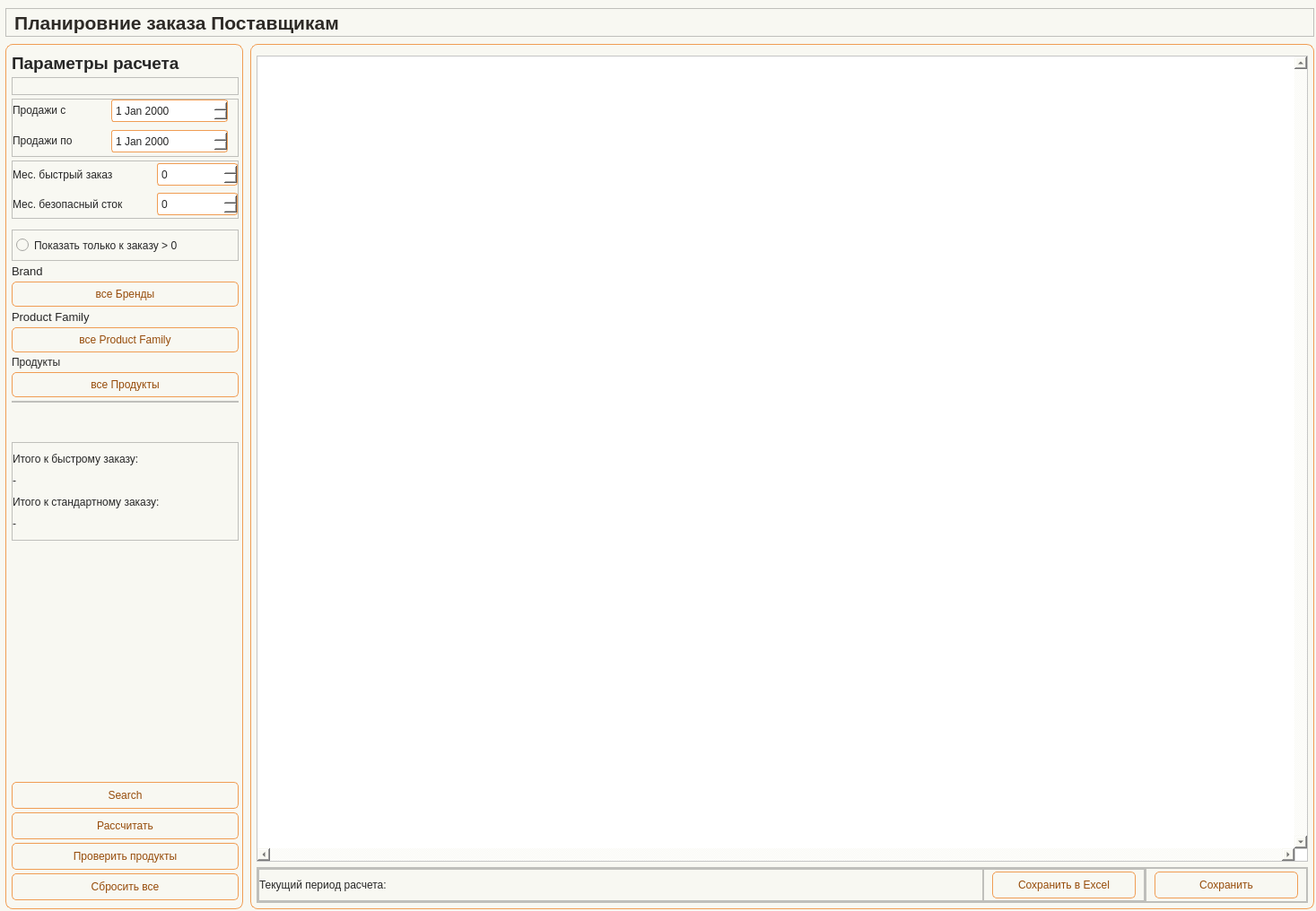
<?xml version="1.0" encoding="UTF-8"?>
<ui version="4.0">
 <class>Form</class>
 <widget class="QWidget" name="Form">
  <property name="geometry">
   <rect>
    <x>0</x>
    <y>0</y>
    <width>1467</width>
    <height>1016</height>
   </rect>
  </property>
  <property name="minimumSize">
   <size>
    <width>930</width>
    <height>650</height>
   </size>
  </property>
  <property name="windowTitle">
   <string>Form</string>
  </property>
  <property name="styleSheet">
   <string notr="true">/* ===== BASE PREVIEW STYLE FOR DESIGNER ===== */

QWidget {
    background-color: #f8f8f2;
    color: #262626;
    font: 10pt &quot;Tahoma&quot;;
}

#Title_label {
    font: 16pt &quot;Tahoma&quot;;
    font-weight: 700;
    color: #2D2A26;
}

QLabel#label_filter_title,
QLabel#label_calc_title,
QLabel#label_totals_title,
QLabel#label_products_title {
    font: 14pt &quot;Tahoma&quot;;
    font-weight: 700;
}

QLineEdit, QComboBox, QDateEdit, QSpinBox {
    border: 1px solid #f09d54;
    border-radius: 3px;
    padding: 2px;
    background-color: #ffffff;
    color: #262626;
}

QPushButton {
    border: 1px solid #f09d54;
    border-radius: 5px;
    background-color: #f8f8f2;
    color: #964b09;
    padding: 4px;
}

QTableWidget {
    background-color: #ffffff;
    gridline-color: #f28223;
    selection-background-color: #f5d3b5;
    selection-color: #262626;
}

QHeaderView::section {
    background-color: #f5d3b5;
    border: 1px solid #f28223;
    padding: 3px;
}

QFrame#frame_LeftPanel,
QFrame#frame_RightPanel {
    border: 1px solid #f09d54;
    border-radius: 8px;
}

QLabel#label_msg {
    background-color: transparent;
    border: none;
}</string>
  </property>
  <layout class="QGridLayout" name="gridLayout_2">
   <property name="leftMargin">
    <number>0</number>
   </property>
   <property name="topMargin">
    <number>0</number>
   </property>
   <property name="rightMargin">
    <number>0</number>
   </property>
   <property name="bottomMargin">
    <number>0</number>
   </property>
   <item row="0" column="0">
    <widget class="QWidget" name="widget" native="true">
     <layout class="QVBoxLayout" name="verticalLayout">
      <property name="spacing">
       <number>8</number>
      </property>
      <property name="leftMargin">
       <number>6</number>
      </property>
      <property name="topMargin">
       <number>9</number>
      </property>
      <property name="rightMargin">
       <number>2</number>
      </property>
      <property name="bottomMargin">
       <number>2</number>
      </property>
      <item>
       <widget class="QFrame" name="frame_6">
        <property name="minimumSize">
         <size>
          <width>0</width>
          <height>32</height>
         </size>
        </property>
        <property name="maximumSize">
         <size>
          <width>16777215</width>
          <height>32</height>
         </size>
        </property>
        <property name="frameShape">
         <enum>QFrame::Shape::StyledPanel</enum>
        </property>
        <property name="frameShadow">
         <enum>QFrame::Shadow::Raised</enum>
        </property>
        <layout class="QHBoxLayout" name="horizontalLayout_5">
         <property name="spacing">
          <number>2</number>
         </property>
         <property name="topMargin">
          <number>0</number>
         </property>
         <property name="rightMargin">
          <number>0</number>
         </property>
         <property name="bottomMargin">
          <number>0</number>
         </property>
         <item>
          <widget class="QLabel" name="Title_label">
           <property name="minimumSize">
            <size>
             <width>0</width>
             <height>30</height>
            </size>
           </property>
           <property name="maximumSize">
            <size>
             <width>16777215</width>
             <height>30</height>
            </size>
           </property>
           <property name="font">
            <font>
             <family>Tahoma</family>
             <pointsize>16</pointsize>
             <italic>false</italic>
             <bold>true</bold>
            </font>
           </property>
           <property name="layoutDirection">
            <enum>Qt::LayoutDirection::LeftToRight</enum>
           </property>
           <property name="text">
            <string>Планировние заказа Поставщикам</string>
           </property>
           <property name="alignment">
            <set>Qt::AlignmentFlag::AlignCenter</set>
           </property>
          </widget>
         </item>
         <item>
          <spacer name="horizontalSpacer">
           <property name="orientation">
            <enum>Qt::Orientation::Horizontal</enum>
           </property>
           <property name="sizeType">
            <enum>QSizePolicy::Policy::Expanding</enum>
           </property>
           <property name="sizeHint" stdset="0">
            <size>
             <width>22</width>
             <height>20</height>
            </size>
           </property>
          </spacer>
         </item>
         <item>
          <spacer name="horizontalSpacer_3">
           <property name="orientation">
            <enum>Qt::Orientation::Horizontal</enum>
           </property>
           <property name="sizeType">
            <enum>QSizePolicy::Policy::Fixed</enum>
           </property>
           <property name="sizeHint" stdset="0">
            <size>
             <width>20</width>
             <height>20</height>
            </size>
           </property>
          </spacer>
         </item>
        </layout>
       </widget>
      </item>
      <item>
       <widget class="QFrame" name="frame_Content">
        <property name="frameShape">
         <enum>QFrame::Shape::NoFrame</enum>
        </property>
        <property name="frameShadow">
         <enum>QFrame::Shadow::Plain</enum>
        </property>
        <layout class="QHBoxLayout" name="horizontalLayout_content">
         <property name="spacing">
          <number>8</number>
         </property>
         <property name="leftMargin">
          <number>0</number>
         </property>
         <property name="topMargin">
          <number>0</number>
         </property>
         <property name="rightMargin">
          <number>0</number>
         </property>
         <property name="bottomMargin">
          <number>0</number>
         </property>
         <item>
          <widget class="QFrame" name="frame_LeftPanel">
           <property name="minimumSize">
            <size>
             <width>265</width>
             <height>0</height>
            </size>
           </property>
           <property name="maximumSize">
            <size>
             <width>265</width>
             <height>16777215</height>
            </size>
           </property>
           <property name="styleSheet">
            <string notr="true">#frame_LeftPanel {border: 1px solid #f09d54; border-radius: 8px;}</string>
           </property>
           <property name="frameShape">
            <enum>QFrame::Shape::StyledPanel</enum>
           </property>
           <property name="frameShadow">
            <enum>QFrame::Shadow::Raised</enum>
           </property>
           <layout class="QVBoxLayout" name="verticalLayout_3">
            <property name="spacing">
             <number>4</number>
            </property>
            <property name="leftMargin">
             <number>6</number>
            </property>
            <property name="rightMargin">
             <number>4</number>
            </property>
            <item>
             <widget class="QLabel" name="label_filter_title">
              <property name="font">
               <font>
                <family>Tahoma</family>
                <pointsize>14</pointsize>
                <italic>false</italic>
                <bold>true</bold>
               </font>
              </property>
              <property name="text">
               <string>Параметры расчета</string>
              </property>
             </widget>
            </item>
            <item>
             <widget class="QFrame" name="frame_5">
              <property name="minimumSize">
               <size>
                <width>0</width>
                <height>20</height>
               </size>
              </property>
              <property name="maximumSize">
               <size>
                <width>16777215</width>
                <height>20</height>
               </size>
              </property>
              <property name="frameShape">
               <enum>QFrame::Shape::StyledPanel</enum>
              </property>
              <property name="frameShadow">
               <enum>QFrame::Shadow::Raised</enum>
              </property>
             </widget>
            </item>
            <item>
             <widget class="QFrame" name="frame_11">
              <property name="minimumSize">
               <size>
                <width>0</width>
                <height>65</height>
               </size>
              </property>
              <property name="maximumSize">
               <size>
                <width>16777215</width>
                <height>65</height>
               </size>
              </property>
              <property name="frameShape">
               <enum>QFrame::Shape::StyledPanel</enum>
              </property>
              <property name="frameShadow">
               <enum>QFrame::Shadow::Raised</enum>
              </property>
              <layout class="QFormLayout" name="formLayout">
               <property name="horizontalSpacing">
                <number>0</number>
               </property>
               <property name="verticalSpacing">
                <number>9</number>
               </property>
               <property name="leftMargin">
                <number>0</number>
               </property>
               <property name="topMargin">
                <number>0</number>
               </property>
               <property name="rightMargin">
                <number>0</number>
               </property>
               <property name="bottomMargin">
                <number>0</number>
               </property>
               <item row="0" column="0">
                <widget class="QLabel" name="label">
                 <property name="minimumSize">
                  <size>
                   <width>110</width>
                   <height>0</height>
                  </size>
                 </property>
                 <property name="text">
                  <string>Продажи с</string>
                 </property>
                </widget>
               </item>
               <item row="0" column="1">
                <widget class="QDateEdit" name="date_SalesFrom">
                 <property name="minimumSize">
                  <size>
                   <width>0</width>
                   <height>25</height>
                  </size>
                 </property>
                 <property name="maximumSize">
                  <size>
                   <width>130</width>
                   <height>25</height>
                  </size>
                 </property>
                </widget>
               </item>
               <item row="1" column="0">
                <widget class="QLabel" name="label_3">
                 <property name="text">
                  <string>Продажи по</string>
                 </property>
                </widget>
               </item>
               <item row="1" column="1">
                <widget class="QDateEdit" name="date_SalesTo">
                 <property name="minimumSize">
                  <size>
                   <width>0</width>
                   <height>25</height>
                  </size>
                 </property>
                 <property name="maximumSize">
                  <size>
                   <width>130</width>
                   <height>0</height>
                  </size>
                 </property>
                </widget>
               </item>
              </layout>
             </widget>
            </item>
            <item>
             <widget class="QFrame" name="frame_7">
              <property name="minimumSize">
               <size>
                <width>0</width>
                <height>65</height>
               </size>
              </property>
              <property name="maximumSize">
               <size>
                <width>16777215</width>
                <height>65</height>
               </size>
              </property>
              <property name="frameShape">
               <enum>QFrame::Shape::StyledPanel</enum>
              </property>
              <property name="frameShadow">
               <enum>QFrame::Shadow::Raised</enum>
              </property>
              <layout class="QGridLayout" name="gridLayout">
               <property name="leftMargin">
                <number>0</number>
               </property>
               <property name="topMargin">
                <number>0</number>
               </property>
               <property name="rightMargin">
                <number>0</number>
               </property>
               <property name="bottomMargin">
                <number>0</number>
               </property>
               <property name="horizontalSpacing">
                <number>0</number>
               </property>
               <item row="0" column="0">
                <widget class="QLabel" name="label_4">
                 <property name="text">
                  <string>Мес. быстрый заказ</string>
                 </property>
                </widget>
               </item>
               <item row="0" column="1">
                <widget class="QSpinBox" name="spin_QuickOrd">
                 <property name="minimumSize">
                  <size>
                   <width>0</width>
                   <height>20</height>
                  </size>
                 </property>
                 <property name="maximumSize">
                  <size>
                   <width>90</width>
                   <height>25</height>
                  </size>
                 </property>
                </widget>
               </item>
               <item row="1" column="0">
                <widget class="QLabel" name="label_7">
                 <property name="text">
                  <string>Мес. безопасный сток</string>
                 </property>
                </widget>
               </item>
               <item row="1" column="1">
                <widget class="QSpinBox" name="spin_SafeStock">
                 <property name="minimumSize">
                  <size>
                   <width>90</width>
                   <height>25</height>
                  </size>
                 </property>
                 <property name="maximumSize">
                  <size>
                   <width>90</width>
                   <height>25</height>
                  </size>
                 </property>
                </widget>
               </item>
              </layout>
             </widget>
            </item>
            <item>
             <widget class="QFrame" name="frame_import_grid">
              <property name="frameShape">
               <enum>QFrame::Shape::NoFrame</enum>
              </property>
              <property name="frameShadow">
               <enum>QFrame::Shadow::Plain</enum>
              </property>
              <layout class="QVBoxLayout" name="verticalLayout_stock_left_content">
               <property name="spacing">
                <number>8</number>
               </property>
               <property name="leftMargin">
                <number>0</number>
               </property>
               <property name="topMargin">
                <number>0</number>
               </property>
               <property name="rightMargin">
                <number>0</number>
               </property>
               <property name="bottomMargin">
                <number>0</number>
               </property>
               <item>
                <widget class="QFrame" name="frame_mode_switches">
                 <property name="frameShape">
                  <enum>QFrame::Shape::NoFrame</enum>
                 </property>
                 <property name="frameShadow">
                  <enum>QFrame::Shadow::Plain</enum>
                 </property>
                 <layout class="QHBoxLayout" name="horizontalLayout_mode_switches">
                  <property name="spacing">
                   <number>6</number>
                  </property>
                  <property name="leftMargin">
                   <number>0</number>
                  </property>
                  <property name="topMargin">
                   <number>0</number>
                  </property>
                  <property name="rightMargin">
                   <number>0</number>
                  </property>
                  <property name="bottomMargin">
                   <number>0</number>
                  </property>
                 </layout>
                </widget>
               </item>
               <item>
                <widget class="QFrame" name="frame_4">
                 <property name="minimumSize">
                  <size>
                   <width>0</width>
                   <height>35</height>
                  </size>
                 </property>
                 <property name="maximumSize">
                  <size>
                   <width>16777215</width>
                   <height>35</height>
                  </size>
                 </property>
                 <property name="frameShape">
                  <enum>QFrame::Shape::StyledPanel</enum>
                 </property>
                 <property name="frameShadow">
                  <enum>QFrame::Shadow::Raised</enum>
                 </property>
                 <layout class="QHBoxLayout" name="horizontalLayout_6">
                  <property name="spacing">
                   <number>0</number>
                  </property>
                  <property name="leftMargin">
                   <number>4</number>
                  </property>
                  <property name="topMargin">
                   <number>0</number>
                  </property>
                  <property name="bottomMargin">
                   <number>0</number>
                  </property>
                  <item>
                   <widget class="QRadioButton" name="radio_VolNotNull">
                    <property name="minimumSize">
                     <size>
                      <width>0</width>
                      <height>25</height>
                     </size>
                    </property>
                    <property name="maximumSize">
                     <size>
                      <width>16777215</width>
                      <height>25</height>
                     </size>
                    </property>
                    <property name="text">
                     <string>Показать только к заказу &gt; 0</string>
                    </property>
                   </widget>
                  </item>
                 </layout>
                </widget>
               </item>
              </layout>
             </widget>
            </item>
            <item>
             <widget class="QLabel" name="label_5">
              <property name="font">
               <font>
                <family>Tahoma</family>
                <pointsize>10</pointsize>
                <italic>false</italic>
                <bold>false</bold>
               </font>
              </property>
              <property name="text">
               <string>Brand</string>
              </property>
             </widget>
            </item>
            <item>
             <widget class="QPushButton" name="btn_FilterBrand">
              <property name="minimumSize">
               <size>
                <width>0</width>
                <height>28</height>
               </size>
              </property>
              <property name="toolTip">
               <string>Открыть фильтр по брендам</string>
              </property>
              <property name="text">
               <string>все Бренды</string>
              </property>
             </widget>
            </item>
            <item>
             <widget class="QLabel" name="label_6">
              <property name="font">
               <font>
                <family>Tahoma</family>
                <pointsize>10</pointsize>
                <italic>false</italic>
                <bold>false</bold>
               </font>
              </property>
              <property name="text">
               <string>Product Family</string>
              </property>
             </widget>
            </item>
            <item>
             <widget class="QPushButton" name="btn_FilterProductFamily">
              <property name="minimumSize">
               <size>
                <width>0</width>
                <height>28</height>
               </size>
              </property>
              <property name="toolTip">
               <string>Открыть фильтр по Product Family</string>
              </property>
              <property name="text">
               <string>все Product Family</string>
              </property>
             </widget>
            </item>
            <item>
             <widget class="QLabel" name="label_product_filter">
              <property name="text">
               <string>Продукты</string>
              </property>
             </widget>
            </item>
            <item>
             <widget class="QPushButton" name="btn_FilterProduct">
              <property name="minimumSize">
               <size>
                <width>0</width>
                <height>28</height>
               </size>
              </property>
              <property name="toolTip">
               <string>Открыть фильтр по продуктам</string>
              </property>
              <property name="text">
               <string>все Продукты</string>
              </property>
             </widget>
            </item>
            <item>
             <widget class="QFrame" name="frame_8">
              <property name="minimumSize">
               <size>
                <width>0</width>
                <height>0</height>
               </size>
              </property>
              <property name="frameShape">
               <enum>QFrame::Shape::StyledPanel</enum>
              </property>
              <property name="frameShadow">
               <enum>QFrame::Shadow::Raised</enum>
              </property>
              <layout class="QVBoxLayout" name="verticalLayout_2">
               <property name="leftMargin">
                <number>0</number>
               </property>
               <property name="topMargin">
                <number>0</number>
               </property>
               <property name="rightMargin">
                <number>0</number>
               </property>
               <property name="bottomMargin">
                <number>0</number>
               </property>
              </layout>
             </widget>
            </item>
            <item>
             <spacer name="verticalSpacer">
              <property name="orientation">
               <enum>Qt::Orientation::Vertical</enum>
              </property>
              <property name="sizeType">
               <enum>QSizePolicy::Policy::Fixed</enum>
              </property>
              <property name="sizeHint" stdset="0">
               <size>
                <width>20</width>
                <height>40</height>
               </size>
              </property>
             </spacer>
            </item>
            <item>
             <widget class="QFrame" name="frame_12">
              <property name="minimumSize">
               <size>
                <width>0</width>
                <height>110</height>
               </size>
              </property>
              <property name="frameShape">
               <enum>QFrame::Shape::StyledPanel</enum>
              </property>
              <property name="frameShadow">
               <enum>QFrame::Shadow::Raised</enum>
              </property>
              <layout class="QVBoxLayout" name="verticalLayout_4">
               <property name="leftMargin">
                <number>0</number>
               </property>
               <property name="rightMargin">
                <number>0</number>
               </property>
               <item>
                <widget class="QLabel" name="label_2">
                 <property name="text">
                  <string>Итого к быстрому заказу:</string>
                 </property>
                </widget>
               </item>
               <item>
                <widget class="QLabel" name="lbl_QuickVolResult">
                 <property name="text">
                  <string>-</string>
                 </property>
                </widget>
               </item>
               <item>
                <widget class="QLabel" name="label_9">
                 <property name="text">
                  <string>Итого к стандартному заказу:</string>
                 </property>
                </widget>
               </item>
               <item>
                <widget class="QLabel" name="lbl_StandVolResult">
                 <property name="text">
                  <string>-</string>
                 </property>
                </widget>
               </item>
              </layout>
             </widget>
            </item>
            <item>
             <spacer name="verticalSpacer_left">
              <property name="orientation">
               <enum>Qt::Orientation::Vertical</enum>
              </property>
              <property name="sizeHint" stdset="0">
               <size>
                <width>20</width>
                <height>360</height>
               </size>
              </property>
             </spacer>
            </item>
            <item>
             <widget class="QPushButton" name="btn_Search">
              <property name="minimumSize">
               <size>
                <width>0</width>
                <height>30</height>
               </size>
              </property>
              <property name="maximumSize">
               <size>
                <width>16777215</width>
                <height>30</height>
               </size>
              </property>
              <property name="text">
               <string>Search</string>
              </property>
              <property name="icon">
               <iconset resource="../resource.qrc">
                <normaloff>:/icon/icon/search — копия — копия.svg</normaloff>:/icon/icon/search — копия — копия.svg</iconset>
              </property>
             </widget>
            </item>
            <item>
             <widget class="QPushButton" name="btn_Calculate">
              <property name="minimumSize">
               <size>
                <width>0</width>
                <height>30</height>
               </size>
              </property>
              <property name="maximumSize">
               <size>
                <width>16777215</width>
                <height>30</height>
               </size>
              </property>
              <property name="text">
               <string>Рассчитать</string>
              </property>
              <property name="icon">
               <iconset resource="../resource.qrc">
                <normaloff>:/icon/icon/airplay — копия — копия.svg</normaloff>:/icon/icon/airplay — копия — копия.svg</iconset>
              </property>
             </widget>
            </item>
            <item>
             <widget class="QPushButton" name="btn_CheckProducts">
              <property name="minimumSize">
               <size>
                <width>0</width>
                <height>30</height>
               </size>
              </property>
              <property name="maximumSize">
               <size>
                <width>16777215</width>
                <height>30</height>
               </size>
              </property>
              <property name="text">
               <string>Проверить продукты</string>
              </property>
              <property name="icon">
               <iconset resource="../resource.qrc">
                <normaloff>:/icon/icon/check-circle — копия — копия.svg</normaloff>:/icon/icon/check-circle — копия — копия.svg</iconset>
              </property>
             </widget>
            </item>
            <item>
             <widget class="QPushButton" name="btn_Reset">
              <property name="minimumSize">
               <size>
                <width>0</width>
                <height>30</height>
               </size>
              </property>
              <property name="maximumSize">
               <size>
                <width>16777215</width>
                <height>30</height>
               </size>
              </property>
              <property name="text">
               <string>Сбросить все</string>
              </property>
              <property name="icon">
               <iconset resource="../resource.qrc">
                <normaloff>:/icon/icon/loader — копия — копия.svg</normaloff>:/icon/icon/loader — копия — копия.svg</iconset>
              </property>
             </widget>
            </item>
           </layout>
          </widget>
         </item>
         <item>
          <widget class="QFrame" name="frame_RightPanel">
           <property name="minimumSize">
            <size>
             <width>0</width>
             <height>0</height>
            </size>
           </property>
           <property name="maximumSize">
            <size>
             <width>16777215</width>
             <height>16777215</height>
            </size>
           </property>
           <property name="styleSheet">
            <string notr="true">#frame_RightPanel {border: 1px solid #f09d54; border-radius: 8px;}</string>
           </property>
           <property name="frameShape">
            <enum>QFrame::Shape::StyledPanel</enum>
           </property>
           <property name="frameShadow">
            <enum>QFrame::Shadow::Raised</enum>
           </property>
           <layout class="QVBoxLayout" name="verticalLayout_right">
            <property name="spacing">
             <number>6</number>
            </property>
            <property name="leftMargin">
             <number>6</number>
            </property>
            <property name="topMargin">
             <number>6</number>
            </property>
            <property name="rightMargin">
             <number>6</number>
            </property>
            <property name="bottomMargin">
             <number>6</number>
            </property>
            <item>
             <widget class="QFrame" name="frame_top_right">
              <property name="frameShape">
               <enum>QFrame::Shape::NoFrame</enum>
              </property>
              <property name="frameShadow">
               <enum>QFrame::Shadow::Plain</enum>
              </property>
              <layout class="QHBoxLayout" name="horizontalLayout_top_right">
               <property name="spacing">
                <number>6</number>
               </property>
               <property name="leftMargin">
                <number>0</number>
               </property>
               <property name="topMargin">
                <number>0</number>
               </property>
               <property name="rightMargin">
                <number>0</number>
               </property>
               <property name="bottomMargin">
                <number>0</number>
               </property>
               <item>
                <widget class="QFrame" name="frame_line_FindProduct_box">
                 <property name="frameShape">
                  <enum>QFrame::Shape::NoFrame</enum>
                 </property>
                 <property name="frameShadow">
                  <enum>QFrame::Shadow::Plain</enum>
                 </property>
                 <layout class="QVBoxLayout" name="verticalLayout_line_FindProduct">
                  <property name="spacing">
                   <number>2</number>
                  </property>
                  <property name="leftMargin">
                   <number>0</number>
                  </property>
                  <property name="topMargin">
                   <number>0</number>
                  </property>
                  <property name="rightMargin">
                   <number>0</number>
                  </property>
                  <property name="bottomMargin">
                   <number>0</number>
                  </property>
                 </layout>
                </widget>
               </item>
               <item>
                <widget class="QFrame" name="frame_cbo_FindBrand_box">
                 <property name="frameShape">
                  <enum>QFrame::Shape::NoFrame</enum>
                 </property>
                 <property name="frameShadow">
                  <enum>QFrame::Shadow::Plain</enum>
                 </property>
                 <layout class="QVBoxLayout" name="verticalLayout_cbo_FindBrand">
                  <property name="spacing">
                   <number>2</number>
                  </property>
                  <property name="leftMargin">
                   <number>0</number>
                  </property>
                  <property name="topMargin">
                   <number>0</number>
                  </property>
                  <property name="rightMargin">
                   <number>0</number>
                  </property>
                  <property name="bottomMargin">
                   <number>0</number>
                  </property>
                 </layout>
                </widget>
               </item>
              </layout>
             </widget>
            </item>
            <item>
             <widget class="QTableWidget" name="table">
              <property name="minimumSize">
               <size>
                <width>0</width>
                <height>0</height>
               </size>
              </property>
              <property name="maximumSize">
               <size>
                <width>16777215</width>
                <height>16777215</height>
               </size>
              </property>
              <property name="font">
               <font>
                <family>Tahoma</family>
                <pointsize>10</pointsize>
                <italic>false</italic>
                <bold>false</bold>
               </font>
              </property>
              <property name="verticalScrollBarPolicy">
               <enum>Qt::ScrollBarPolicy::ScrollBarAlwaysOn</enum>
              </property>
              <property name="horizontalScrollBarPolicy">
               <enum>Qt::ScrollBarPolicy::ScrollBarAlwaysOn</enum>
              </property>
              <property name="sizeAdjustPolicy">
               <enum>QAbstractScrollArea::SizeAdjustPolicy::AdjustToContents</enum>
              </property>
              <property name="selectionMode">
               <enum>QAbstractItemView::SelectionMode::SingleSelection</enum>
              </property>
              <property name="textElideMode">
               <enum>Qt::TextElideMode::ElideMiddle</enum>
              </property>
              <property name="sortingEnabled">
               <bool>true</bool>
              </property>
              <property name="wordWrap">
               <bool>true</bool>
              </property>
              <property name="columnCount">
               <number>0</number>
              </property>
              <attribute name="horizontalHeaderCascadingSectionResizes">
               <bool>true</bool>
              </attribute>
              <attribute name="horizontalHeaderMinimumSectionSize">
               <number>55</number>
              </attribute>
              <attribute name="horizontalHeaderShowSortIndicator" stdset="0">
               <bool>true</bool>
              </attribute>
              <attribute name="horizontalHeaderStretchLastSection">
               <bool>true</bool>
              </attribute>
              <attribute name="verticalHeaderVisible">
               <bool>false</bool>
              </attribute>
              <attribute name="verticalHeaderCascadingSectionResizes">
               <bool>true</bool>
              </attribute>
              <attribute name="verticalHeaderDefaultSectionSize">
               <number>25</number>
              </attribute>
              <attribute name="verticalHeaderHighlightSections">
               <bool>false</bool>
              </attribute>
             </widget>
            </item>
            <item>
             <widget class="QFrame" name="frame">
              <property name="minimumSize">
               <size>
                <width>0</width>
                <height>40</height>
               </size>
              </property>
              <property name="maximumSize">
               <size>
                <width>16777215</width>
                <height>40</height>
               </size>
              </property>
              <property name="frameShape">
               <enum>QFrame::Shape::StyledPanel</enum>
              </property>
              <property name="frameShadow">
               <enum>QFrame::Shadow::Raised</enum>
              </property>
              <layout class="QHBoxLayout" name="horizontalLayout_4">
               <property name="spacing">
                <number>0</number>
               </property>
               <property name="leftMargin">
                <number>0</number>
               </property>
               <property name="topMargin">
                <number>0</number>
               </property>
               <property name="rightMargin">
                <number>0</number>
               </property>
               <property name="bottomMargin">
                <number>0</number>
               </property>
               <item>
                <widget class="QFrame" name="frame_2">
                 <property name="frameShape">
                  <enum>QFrame::Shape::StyledPanel</enum>
                 </property>
                 <property name="frameShadow">
                  <enum>QFrame::Shadow::Raised</enum>
                 </property>
                 <layout class="QHBoxLayout" name="horizontalLayout_3">
                  <property name="spacing">
                   <number>0</number>
                  </property>
                  <property name="leftMargin">
                   <number>0</number>
                  </property>
                  <property name="topMargin">
                   <number>0</number>
                  </property>
                  <property name="rightMargin">
                   <number>0</number>
                  </property>
                  <property name="bottomMargin">
                   <number>0</number>
                  </property>
                  <item>
                   <widget class="QFrame" name="frame_10">
                    <property name="frameShape">
                     <enum>QFrame::Shape::StyledPanel</enum>
                    </property>
                    <property name="frameShadow">
                     <enum>QFrame::Shadow::Raised</enum>
                    </property>
                    <layout class="QHBoxLayout" name="horizontalLayout_8">
                     <property name="spacing">
                      <number>0</number>
                     </property>
                     <property name="leftMargin">
                      <number>0</number>
                     </property>
                     <property name="topMargin">
                      <number>0</number>
                     </property>
                     <property name="rightMargin">
                      <number>0</number>
                     </property>
                     <property name="bottomMargin">
                      <number>0</number>
                     </property>
                     <item>
                      <widget class="QLabel" name="lbl_CalcPeriod">
                       <property name="text">
                        <string>Текущий период расчета: </string>
                       </property>
                      </widget>
                     </item>
                    </layout>
                   </widget>
                  </item>
                  <item>
                   <widget class="QFrame" name="frame_9">
                    <property name="minimumSize">
                     <size>
                      <width>180</width>
                      <height>0</height>
                     </size>
                    </property>
                    <property name="maximumSize">
                     <size>
                      <width>180</width>
                      <height>16777215</height>
                     </size>
                    </property>
                    <property name="frameShape">
                     <enum>QFrame::Shape::StyledPanel</enum>
                    </property>
                    <property name="frameShadow">
                     <enum>QFrame::Shadow::Raised</enum>
                    </property>
                    <layout class="QHBoxLayout" name="horizontalLayout_7">
                     <property name="spacing">
                      <number>0</number>
                     </property>
                     <property name="leftMargin">
                      <number>0</number>
                     </property>
                     <property name="topMargin">
                      <number>0</number>
                     </property>
                     <property name="rightMargin">
                      <number>0</number>
                     </property>
                     <property name="bottomMargin">
                      <number>0</number>
                     </property>
                     <item>
                      <widget class="QPushButton" name="btn_SaveExcel">
                       <property name="minimumSize">
                        <size>
                         <width>160</width>
                         <height>30</height>
                        </size>
                       </property>
                       <property name="maximumSize">
                        <size>
                         <width>160</width>
                         <height>30</height>
                        </size>
                       </property>
                       <property name="text">
                        <string>Сохранить в Excel</string>
                       </property>
                       <property name="icon">
                        <iconset resource="../resource.qrc">
                         <normaloff>:/icon/icon/download — копия — копия.svg</normaloff>:/icon/icon/download — копия — копия.svg</iconset>
                       </property>
                      </widget>
                     </item>
                    </layout>
                   </widget>
                  </item>
                 </layout>
                </widget>
               </item>
               <item>
                <widget class="QFrame" name="frame_3">
                 <property name="minimumSize">
                  <size>
                   <width>180</width>
                   <height>0</height>
                  </size>
                 </property>
                 <property name="maximumSize">
                  <size>
                   <width>180</width>
                   <height>16777215</height>
                  </size>
                 </property>
                 <property name="frameShape">
                  <enum>QFrame::Shape::StyledPanel</enum>
                 </property>
                 <property name="frameShadow">
                  <enum>QFrame::Shadow::Raised</enum>
                 </property>
                 <layout class="QHBoxLayout" name="horizontalLayout_2">
                  <property name="spacing">
                   <number>0</number>
                  </property>
                  <property name="leftMargin">
                   <number>0</number>
                  </property>
                  <property name="topMargin">
                   <number>0</number>
                  </property>
                  <property name="rightMargin">
                   <number>0</number>
                  </property>
                  <property name="bottomMargin">
                   <number>0</number>
                  </property>
                  <item>
                   <widget class="QPushButton" name="btn_Save">
                    <property name="minimumSize">
                     <size>
                      <width>160</width>
                      <height>30</height>
                     </size>
                    </property>
                    <property name="maximumSize">
                     <size>
                      <width>160</width>
                      <height>16777215</height>
                     </size>
                    </property>
                    <property name="text">
                     <string>Сохранить</string>
                    </property>
                    <property name="icon">
                     <iconset resource="../resource.qrc">
                      <normaloff>:/icon/icon/save — копия — копия.svg</normaloff>:/icon/icon/save — копия — копия.svg</iconset>
                    </property>
                   </widget>
                  </item>
                 </layout>
                </widget>
               </item>
              </layout>
             </widget>
            </item>
           </layout>
          </widget>
         </item>
        </layout>
       </widget>
      </item>
     </layout>
    </widget>
   </item>
  </layout>
 </widget>
 <resources>
  <include location="../resource.qrc"/>
 </resources>
 <connections/>
</ui>
